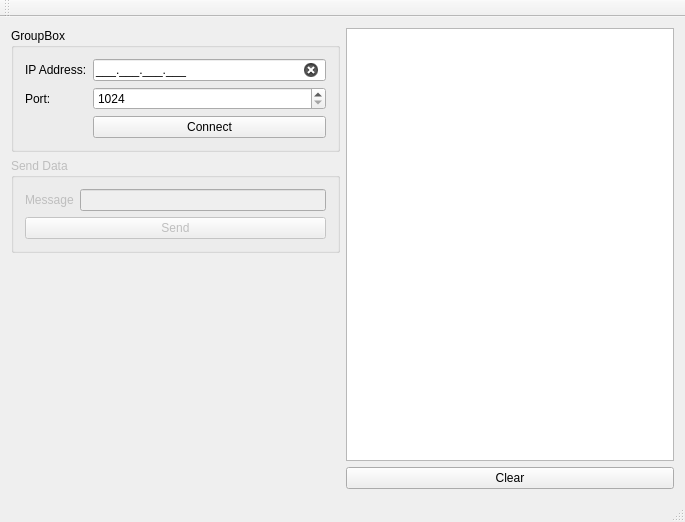
<?xml version="1.0" encoding="UTF-8"?>
<ui version="4.0">
 <class>ClientTCPClass</class>
 <widget class="QMainWindow" name="ClientTCPClass">
  <property name="geometry">
   <rect>
    <x>0</x>
    <y>0</y>
    <width>685</width>
    <height>522</height>
   </rect>
  </property>
  <property name="windowTitle">
   <string>ClientTCP</string>
  </property>
  <property name="styleSheet">
   <string notr="true">#lnIPAddress[state = &quot;0&quot;]{
	background-color: rgb(255, 0, 0);

}
#lnIPAddress[state = &quot;1&quot;]{
	background-color: rgb(85, 255, 127);

}

</string>
  </property>
  <widget class="QWidget" name="centralWidget">
   <layout class="QHBoxLayout" name="horizontalLayout">
    <item>
     <layout class="QVBoxLayout" name="verticalLayout_2">
      <item>
       <widget class="QGroupBox" name="groupBox">
        <property name="title">
         <string>GroupBox</string>
        </property>
        <layout class="QFormLayout" name="formLayout">
         <item row="0" column="0">
          <widget class="QLabel" name="label">
           <property name="text">
            <string>IP Address:</string>
           </property>
          </widget>
         </item>
         <item row="0" column="1">
          <widget class="QLineEdit" name="lnIPAddress">
           <property name="inputMask">
            <string>000.000.000.000;_</string>
           </property>
           <property name="clearButtonEnabled">
            <bool>true</bool>
           </property>
           <property name="state" stdset="0">
            <string/>
           </property>
          </widget>
         </item>
         <item row="1" column="0">
          <widget class="QLabel" name="label_2">
           <property name="text">
            <string>Port:</string>
           </property>
          </widget>
         </item>
         <item row="1" column="1">
          <widget class="QSpinBox" name="spnPort">
           <property name="minimum">
            <number>1024</number>
           </property>
           <property name="maximum">
            <number>65535</number>
           </property>
          </widget>
         </item>
         <item row="2" column="1">
          <widget class="QPushButton" name="btnConnect">
           <property name="text">
            <string>Connect</string>
           </property>
          </widget>
         </item>
        </layout>
       </widget>
      </item>
      <item>
       <widget class="QGroupBox" name="grpSendData">
        <property name="enabled">
         <bool>false</bool>
        </property>
        <property name="title">
         <string>Send Data</string>
        </property>
        <layout class="QFormLayout" name="formLayout_2">
         <item row="0" column="0">
          <widget class="QLabel" name="label_3">
           <property name="text">
            <string>Message</string>
           </property>
          </widget>
         </item>
         <item row="0" column="1">
          <widget class="QLineEdit" name="lnMessage">
           <property name="inputMask">
            <string/>
           </property>
           <property name="clearButtonEnabled">
            <bool>true</bool>
           </property>
           <property name="state" stdset="0">
            <string/>
           </property>
          </widget>
         </item>
         <item row="1" column="0" colspan="2">
          <widget class="QPushButton" name="btnSend">
           <property name="text">
            <string>Send</string>
           </property>
          </widget>
         </item>
        </layout>
       </widget>
      </item>
      <item>
       <spacer name="verticalSpacer">
        <property name="orientation">
         <enum>Qt::Vertical</enum>
        </property>
        <property name="sizeHint" stdset="0">
         <size>
          <width>20</width>
          <height>40</height>
         </size>
        </property>
       </spacer>
      </item>
     </layout>
    </item>
    <item>
     <layout class="QVBoxLayout" name="verticalLayout">
      <item>
       <widget class="QListWidget" name="lstConsole"/>
      </item>
      <item>
       <widget class="QPushButton" name="btnClear">
        <property name="text">
         <string>Clear</string>
        </property>
       </widget>
      </item>
     </layout>
    </item>
   </layout>
  </widget>
  <widget class="QMenuBar" name="menuBar">
   <property name="geometry">
    <rect>
     <x>0</x>
     <y>0</y>
     <width>685</width>
     <height>22</height>
    </rect>
   </property>
  </widget>
  <widget class="QToolBar" name="mainToolBar">
   <attribute name="toolBarArea">
    <enum>TopToolBarArea</enum>
   </attribute>
   <attribute name="toolBarBreak">
    <bool>false</bool>
   </attribute>
  </widget>
  <widget class="QStatusBar" name="statusBar"/>
 </widget>
 <layoutdefault spacing="6" margin="11"/>
 <resources>
  <include location="ClientTCP.qrc"/>
 </resources>
 <connections>
  <connection>
   <sender>btnConnect</sender>
   <signal>clicked()</signal>
   <receiver>btnClear</receiver>
   <slot>click()</slot>
   <hints>
    <hint type="sourcelabel">
     <x>257</x>
     <y>181</y>
    </hint>
    <hint type="destinationlabel">
     <x>351</x>
     <y>483</y>
    </hint>
   </hints>
  </connection>
  <connection>
   <sender>btnConnect</sender>
   <signal>clicked(bool)</signal>
   <receiver>btnClear</receiver>
   <slot>click()</slot>
   <hints>
    <hint type="sourcelabel">
     <x>214</x>
     <y>183</y>
    </hint>
    <hint type="destinationlabel">
     <x>356</x>
     <y>479</y>
    </hint>
   </hints>
  </connection>
  <connection>
   <sender>btnConnect</sender>
   <signal>pressed()</signal>
   <receiver>btnClear</receiver>
   <slot>click()</slot>
   <hints>
    <hint type="sourcelabel">
     <x>160</x>
     <y>189</y>
    </hint>
    <hint type="destinationlabel">
     <x>356</x>
     <y>475</y>
    </hint>
   </hints>
  </connection>
  <connection>
   <sender>btnConnect</sender>
   <signal>released()</signal>
   <receiver>btnClear</receiver>
   <slot>click()</slot>
   <hints>
    <hint type="sourcelabel">
     <x>117</x>
     <y>183</y>
    </hint>
    <hint type="destinationlabel">
     <x>367</x>
     <y>490</y>
    </hint>
   </hints>
  </connection>
 </connections>
</ui>
